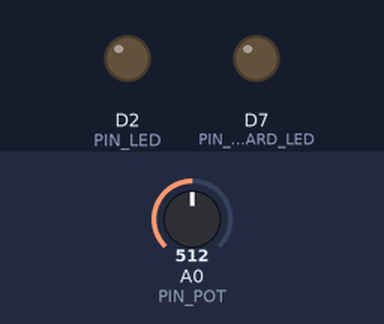
This sketch was run on a simulated ESP8266 (NodeMCU). Shown: output pins drawn as LEDs (lit = HIGH). The test bench sets the inputs (shaded band); at power-on: A0 (PIN_POT) = 512. What the sketch prints to the serial monitor is not drawn.

Above: at 0.05 s.
At 1.0 s:
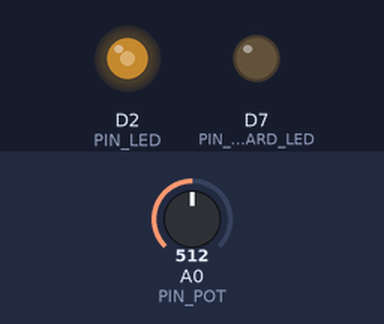
Timing chart, 0 to 3.0 s (numbered marks = the images above):
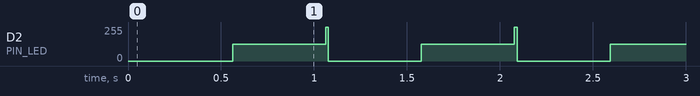

The sketch:

week2_20231.ino
```cpp
/*
 * Project week2_20231
 * Description: ITP 342 Week 2 In-Class
 * Author: Connie Xu
 * Date: 01/18/2022
 */

// create a global const to represent each pin in project
const int PIN_POT = A0;
const int PIN_ONBOARD_LED = D7;
const int PIN_LED = D2;
//int potVal = 0;

// this happens JUST ONCE
// configure serial monitor, setup pin modes
void setup() {
  Serial.begin(9600);
  pinMode(PIN_POT, INPUT);
  pinMode(PIN_ONBOARD_LED, OUTPUT);
  pinMode(PIN_LED, OUTPUT);

  Serial.println("This message is in setup and shows only once");
}

// infinite loop
void loop() {
  Serial.println("Now we are in loop()");

  int potVal = analogRead(PIN_POT);
  //potVal = analogRead(PIN_POT);

  float voltage = float(potVal) / (4095 * 3.3);

  // print out digital value and analog voltage
  // 0 - 3.3v analog
  // 0 - 4095 voltage

  Serial.println("The potentiometer value is " + String(potVal) + " and the voltage is " + String(voltage,2)); // convert int -> String
  //delay(500); // 500ms

  analogWrite(PIN_LED, 0); // off
  delay(500);
  analogWrite(PIN_LED, 127); // half bright
  delay(500);
  analogWrite(PIN_LED, 255); // full bright

}
```

Measured:
- by itself, D2 (PIN_LED): repeats every 1.0 s: 255/255 0.01 s, 0/255 0.50 s, 127/255 0.50 s
